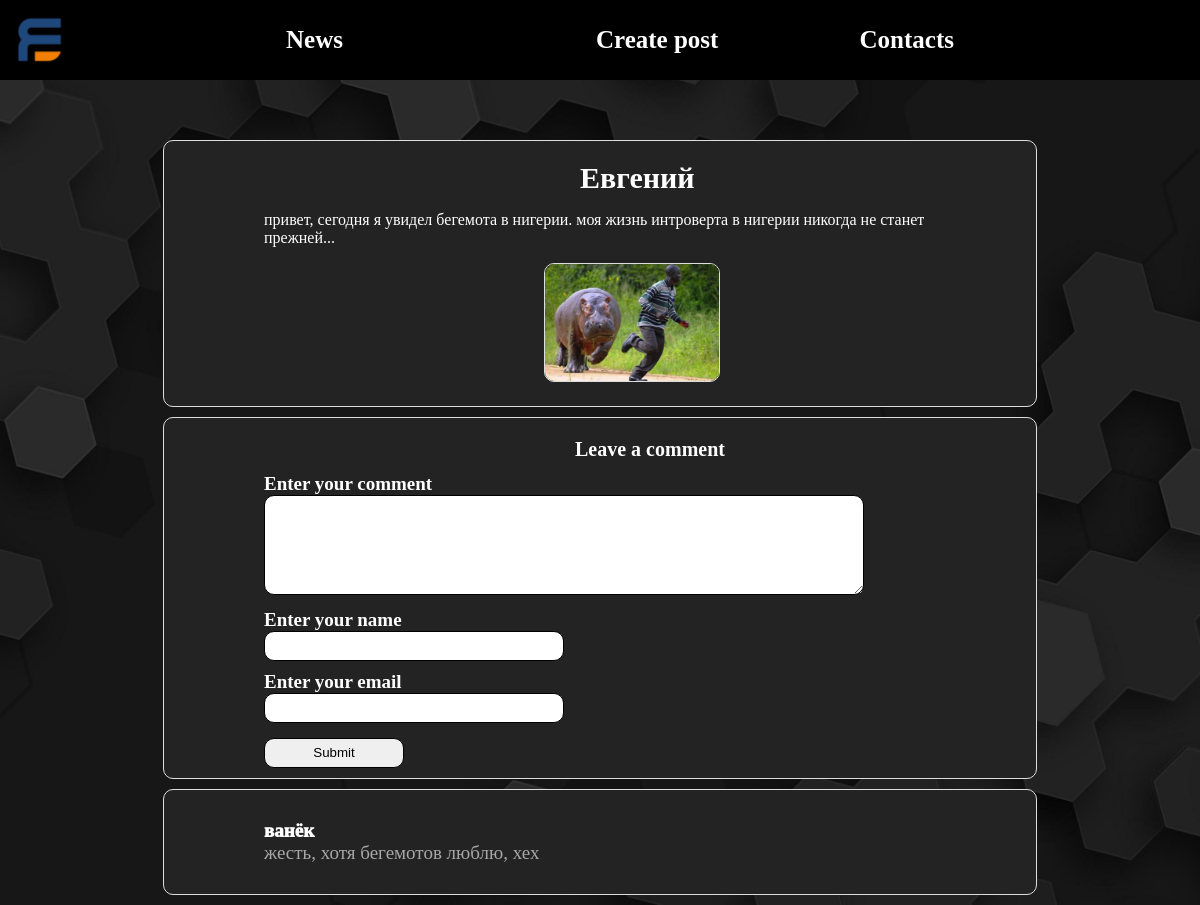
The app's page /25/ with its own data.
### website/models.py (models this page shows, shortened)
class Post(models.Model):
    name = models.CharField(max_length=20)
    text_data = models.CharField(max_length=300)
    photo = models.ImageField(upload_to='photos')

class Comments(models.Model):
    email = models.EmailField()
    yourname = models.CharField(max_length=50)
    text_comment = models.CharField(max_length=300)
    post = models.ForeignKey(Post, verbose_name='Публикация', on_delete=models.CASCADE)

### website/views.py (the view)
# urls.py: path('<int:id>/', views.details, name='details'),
def details(request, id):
    post = Post.objects.get(id=id)
    return render(request, 'details.html', {'post': post})

### templates/details.html (shortened to what this page needs)
<!DOCTYPE html>
<html lang="en">
<head>
    <link rel="stylesheet" href="../static/style/styles.css">
</head>
<body>
    <header>
        <nav>
            <div class="logo">
                <img class="logo" src="../static/img/ystu.png">
            </div>
            <a href="/"><button class="button" id="button1">News</button></a>
            <a href="/create"><button class="button" id="button2">Create post</button></a>
            <a href="/info"><button class="button" id="button4">Contacts</button></a>
        </nav>
    </header>
    <div class="details">
        <div class="nickname">
            <h1>{{post.name}}</h1>
        </div>
        <div class="textdetails">
            <p> {{post.text_data}}</p>
        </div>
        <div class="imgdetails">
            <img src="{{ post.photo.url }}" style="max-width: 20%;">
        </div>
    </div>
    <div class="form-comment">
        <h3 class="head-comment">Leave a comment</h3>
            <form method="post" action="{% url 'website:comments' post.id %}" enctype="multipart/form-data">
                <div class="ur-comm">
                    <label>Enter your comment</label><br>
                    <textarea id="comm_data" name="text_comment"></textarea>
                </div>
                <div class="ur-name">
                    <label>Enter your name</label><br>
                    <input id="comm_name" type="text" name="yourname">
                </div>
                <div class="ur-email">
                    <label>Enter your email</label><br>
                    <input id="comm_email" type="email" name="email">
                </div>
                <div><input id="save" type="submit"></div>
            </form>
    </div>
    <div class="view-comm">
        {% for comment in post.comments_set.all %}
        <div class="nameofcommentaries">
            <label class="nameofcommentaries1">{{ comment.yourname }}</label>
        </div>
        <div class="textofcommentaries">
            <label class="textofcommentaries1">{{ comment.text_comment}}</label>
        </div>
        {% endfor %}
    </div>
</body>
</html>

### static/style/styles.css (style rules this page uses)
body { font-family: Comic Sans MS, Comic Sans, cursive; color: white; }
.logo img { width: 79px; height: 79px; }
header { background-color: black; width: 100%; height: 80px; position: absolute; top: 0px; left: 0px; }
html { background-image: url(../img/background.png); background-repeat: no-repeat; background-position: center center; background-attachment: fixed; -webkit-background-size: cover; -moz-background-size: cover; -o-background-size: cover; background-size: cover; }
button { border: none; background-color: transparent; color: white; text-align: center; font-family: Comic Sans MS, Comic Sans, cursive; font-size: 25px; font-weight: 700; cursor: pointer; }
#button1 { position: absolute; top: 25px; left: 280px; }
#button2 { position: absolute; top: 25px; left: 590px; }
#button4 { position: absolute; top: 25px; right: 240px; }
label { font-size: 19px; font-weight: 600; }
a { color: inherit; text-decoration: none; }
.details { border: 1px solid #ddd; border-radius: 10px; margin: 140px 155px 10px 155px; font-family: Comic Sans MS, Comic Sans, cursive; background-color: rgb(35, 35, 35); }
.nickname { font-size: 15px; position: absolute; left: 580px; }
.textdetails { margin: 70px 100px 0px 100px; }
.imgdetails img { border: 1px solid #ddd; border-radius: 10px; width: auto; height: auto; margin: 0px 300px 20px 380px }
.form-comment { border: 1px solid #ddd; border-radius: 10px; margin: 10px 155px 10px 155px; font-family: Comic Sans MS, Comic Sans, cursive; background-color: rgb(35, 35, 35); }
.head-comment { font-size: 20px; position: absolute; left: 575px; }
.ur-comm { margin: 55px 0px 10px 100px; }
.ur-name { margin: 10px 0px 10px 100px; }
.ur-email { margin: 10px 0px 10px 100px; }
textarea[id=comm_data] { width: 600px; height: 100px; border-radius: 10px; box-sizing: border-box; border: 1px solid; border-color: black; }
input[id=comm_name] { width: 300px; height: 30px; border-radius: 10px; box-sizing: border-box; border: 1px solid; border-color: black; }
input[id=comm_email] { width: 300px; height: 30px; border-radius: 10px; box-sizing: border-box; border: 1px solid; border-color: black; }
input[id=save] { margin: 5px 0px 10px 100px; width: 140px; height: 30px; border-radius: 10px; box-sizing: border-box; border: 1px solid; border-color: black; }
.view-comm { border: 1px solid #ddd; border-radius: 10px; margin: 10px 155px 10px 155px; font-family: Comic Sans MS, Comic Sans, cursive; background-color: rgb(35, 35, 35); }
.nameofcommentaries { margin: 30px 0px 0px 100px; color: rgb(255, 255, 255); }
.nameofcommentaries1 { font-weight: 1000; }
.textofcommentaries { margin: 0px 0px 30px 100px; }
.textofcommentaries1 { font-weight: normal; color: rgba(255, 255, 255, 0.6); }

### records on screen
Post: name "Евгений", text_data "привет, сегодня я увидел бегемота в нигерии. моя жизнь интроверта в нигерии никогда не станет прежней...", photo (picture)
Comments: yourname "ванёк", text_comment "жесть, хотя бегемотов люблю, хех"
